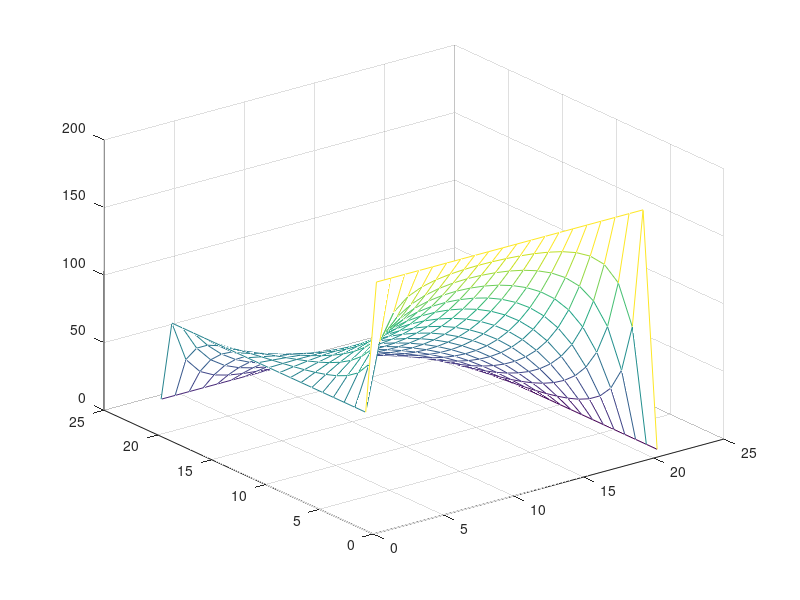

Here is the MATLAB script that generated this plot:
%Giai phuong trinh Laplace:
clc;
clear all;
h=0.25;
x=0:h:5;
y=0:h:5;
n=length(x);    nx=n-2;
m=length(y);    ny=m-2;
u=zeros(n,m)
%dieu kien bien:
u(2:m-1,1)=80
u(2:m-1,n)=0
u(1,2:n-1)=180
u(m,2:n-1)=20
%______________________________________________________
%Tao ma tran A
N=(n*m)-2*n-2*(n-2) %(nx*ny)
one=ones(N,1)
mid=-4*ones(N,1)

onespb=ones(N,1);    %dong 1 dac biet duoi
onespb(nx:nx:N,1)=0;

onespt=ones(N,1);   %dong 1 dac biet tren
onespt(1:nx:N,1)=0;

A=spdiags([one onespb mid onespt one],[-nx -1 0 1 nx],N,N);

%______________________________________________________
%Tao ma tran B:

%Tao 2 duong doc thu 2 va ke cuoi:
u(2,2:n-1)=-u(1,2:n-1);
u(m-1,2:n-1)=-u(m,2:n-1);

%Tao 2 duong ngang thu 2 va ke cuoi: (co tinh toan tai cac diem thay doi
%gia tri:
u(2:m-1,2)=u(2:m-1,2)-u(2:m-1,1);
u(2:m-1,n-1)=u(2:m-1,n-1)-u(2:m-1,n);

%Thay lan luot cac diem vao ma tran B:
k=1;
for i=(m-1):-1:2
    for j=2:(n-1) 
        B(k,1)=u(i,j);
        k=k+1;
    end
end

full(A)
B
KQ=A\B

k=1;
for i=(m-1):-1:2
    for j=2:(n-1) 
        u(i,j)=KQ(k,1);
        k=k+1;
    end
end
u(1,1)=180;
u(n,1)=20;
mesh(u)

%CACH 2: Cach cua Thay:
% i=2;
% k=0;
% for j=2:n-1
%     k=k+1;
%     b(k)=-u(i-1,j);
%     if (j==2)
%         b(k)=b(k)-u(i,j-1);
%     elseif (j==n-1)
%         b(k)=b(k)-u(i,j+1);
%     end
% end
% 
% for i=3:m-2
%     for j=2:n-1
%         k=k+1;
%         b(k)=0;
%         if (j==2)
%             b(k)=b(k)-u(i,j-1);
%         else (j==n-1)
%             b(k)=b(k)-u(i,j+1);
%         end
%     end
% end
% 
% i=m-1
% for j=2:n-1
%     k=k+1;
%     b(k)=-u(j,i)
%     if (j==2)
%         b(k)=b(k)-u(i,j-1)
%     elseif (j==n-1)
%         b(k)=b(k)-u(i,j+1);
%     end
% end
%     